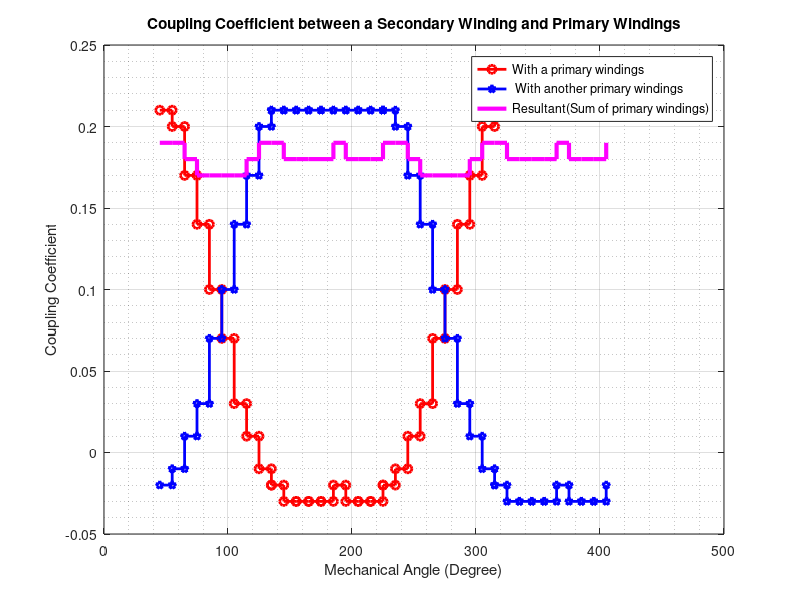

Here is the MATLAB script that generated this plot:
load('bended_result.mat');
%%  seconder
angle= 45:10:135;
i=1;
j=3;
s1p1=[Bended_0(i,j), Bended_10(i,j),Bended_20(i,j) ...
    Bended_30(i,j), Bended_40(i,j), Bended_50(i,j) ...
    Bended_60(i,j), Bended_70(i,j), Bended_80(i,j) ...
    Bended_90(i,j) ];

i=2;
j=3;
s1p2=[Bended_0(i,j), Bended_10(i,j),Bended_20(i,j) ...
    Bended_30(i,j), Bended_40(i,j), Bended_50(i,j) ...
    Bended_60(i,j), Bended_70(i,j), Bended_80(i,j) ...
    Bended_90(i,j)];


figure();
stairs(angle,-s1p1,'-or','LineWidth',2);
hold on;
stairs(angle,-s1p2,'-pb','LineWidth',2);
hold on ;
stairs(angle,-s1p2-s1p1,'m','LineWidth',3);
legend('with primary 1', ' with primary 2','between both')
grid on;
grid minor;
title('Coupling Coefficient of 1 secondary')
%%

angle= 45:10:135;
angle=angle+90;
i=1;
j=4;
s2p1=[Bended_0(i,j), Bended_10(i,j),Bended_20(i,j) ...
    Bended_30(i,j), Bended_40(i,j), Bended_50(i,j) ...
    Bended_60(i,j), Bended_70(i,j), Bended_80(i,j) ...
    Bended_90(i,j) ];

i=2;
j=4;
s2p2=[Bended_0(i,j), Bended_10(i,j),Bended_20(i,j) ...
    Bended_30(i,j), Bended_40(i,j), Bended_50(i,j) ...
    Bended_60(i,j), Bended_70(i,j), Bended_80(i,j) ...
    Bended_90(i,j)];


% figure();
stairs(angle,-s2p1,'-or','LineWidth',2);
hold on;
stairs(angle,-s2p2,'-pb','LineWidth',2);
hold on ;
stairs(angle,-s2p2-s2p1,'m','LineWidth',3);
legend('with primary 1', ' with primary 2','between both')
title('Coupling Coefficient of 1 secondary')
%%
angle= 45:10:135;
angle=angle+180;
i=1;
j=5;
s3p1=[Bended_0(i,j), Bended_10(i,j),Bended_20(i,j) ...
    Bended_30(i,j), Bended_40(i,j), Bended_50(i,j) ...
    Bended_60(i,j), Bended_70(i,j), Bended_80(i,j) ...
    Bended_90(i,j) ];

i=2;
j=5;
s3p2=[Bended_0(i,j), Bended_10(i,j),Bended_20(i,j) ...
    Bended_30(i,j), Bended_40(i,j), Bended_50(i,j) ...
    Bended_60(i,j), Bended_70(i,j), Bended_80(i,j) ...
    Bended_90(i,j)];


% figure();
stairs(angle,-s3p1,'-or','LineWidth',2);
hold on;
stairs(angle,-s3p2,'-pb','LineWidth',2);
hold on ;
stairs(angle,-s3p2-s3p1,'m','LineWidth',3);
legend('with primary 1', ' with primary 2','between both')
title('Coupling Coefficient of 1 secondary')
%%

angle= 45:10:135;
angle=angle+270;
i=1;
j=6;
s4p1=[Bended_0(i,j), Bended_10(i,j),Bended_20(i,j) ...
    Bended_30(i,j), Bended_40(i,j), Bended_50(i,j) ...
    Bended_60(i,j), Bended_70(i,j), Bended_80(i,j) ...
    Bended_90(i,j) ];

i=2;
j=6;
s4p2=[Bended_0(i,j), Bended_10(i,j),Bended_20(i,j) ...
    Bended_30(i,j), Bended_40(i,j), Bended_50(i,j) ...
    Bended_60(i,j), Bended_70(i,j), Bended_80(i,j) ...
    Bended_90(i,j)];


% figure();
stairs(angle,-s4p1,'-or','LineWidth',2);
hold on;
stairs(angle,-s4p2,'-pb','LineWidth',2);
hold on ;
stairs(angle,-s4p2-s4p1,'m','LineWidth',3);
legend('With a primary windings', ' With another primary windings','Resultant(Sum of primary windings)')
title('Coupling Coefficient between a Secondary Winding and Primary Windings')
xlabel('Mechanical Angle (Degree)');
ylabel('Coupling Coefficient')
